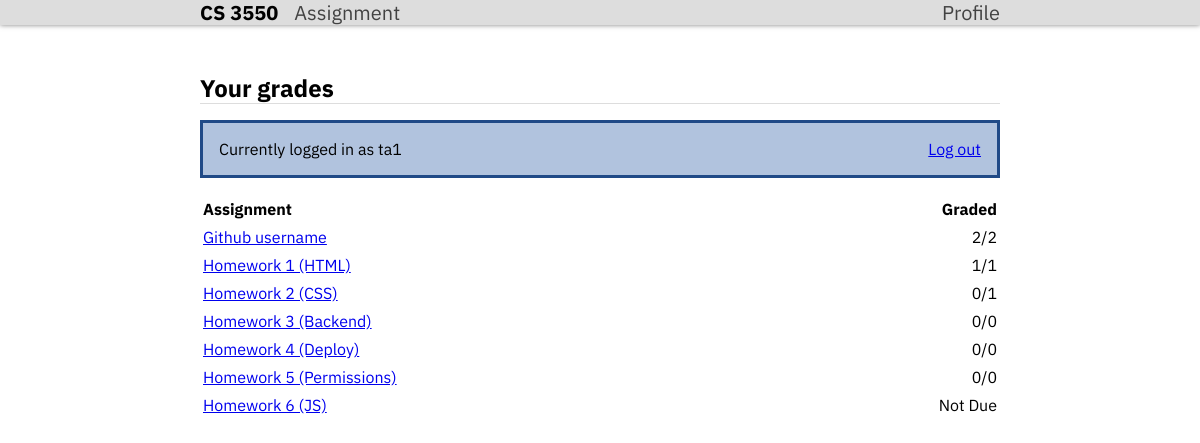
Screenshot of /profile/ (signed in) with the database file from the repository.
### grades/models.py (models this page shows, shortened)
class Assignment(models.Model):
    title = models.CharField(max_length=200)
    description = models.TextField()
    deadline = models.DateTimeField()
    weight = models.IntegerField(validators=[MinValueValidator(0)])
    points = models.IntegerField(validators=[MinValueValidator(0)])

### grades/views.py (the view, shortened to what this page needs)
# urls.py: path("profile/", views.profile),
@login_required
def profile(request):
    assignments = models.Assignment.objects.order_by("deadline")
    assignment_data = []
    total_grade = ""
    now = timezone.now()
    user = request.user
    username = user.username if user.is_authenticated else ""
    is_student_view = False
    if user.is_authenticated and is_ta(user):
        for assignment in assignments:
            if assignment.deadline > now:
                assignment_status = "Not Due"
            else:
                graded_submissions = assignment.submissions.filter(
                    score__isnull=False, grader__username= username).count()
                ta_submissions = assignment.submissions.filter(
                    grader__username= username).count()
                assignment_status = f"{graded_submissions}/{ta_submissions}"
            assignment_data.append({
                "id": assignment.id,
                "title": assignment.title,
                "assignment": assignment,
                "status": assignment_status
            })
    context = {
        "assignments": assignment_data,
        "username": username,
        "title": "Profile",
        "is_student": is_student_view,
        "total_grade": "{:.2f}%".format(total_grade) if user.is_authenticated and is_student(user) else None
    }
    return render(request, "profile.html", context)

### grades/views.py (called while the page is built)
def is_student(user):
    return user.groups.filter(name="Students").exists()

def is_ta(user):
    return user.groups.filter(name="Teaching Assistants").exists()

### grades/templates/profile.html (shortened to what this page needs)
    {% include 'header.html' with title=title %}
    <main>
        <section>
            <h2 class="title">Your grades</h2>
            <div class="action-card space-between">
                <p>Currently logged in as {{ username }} </p>
                <p><a href="/profile/logout/" title="Log out">Log out</a></p>
            </div>
        </section>
        <section>
            <table class="main-content">
                <thead>
                    <tr>
                        <th>Assignment</th>
                        <th class=" sortable text-right-align">Graded</th>
                    </tr>
                </thead>
                <tbody>
                    {% for assignment in assignments %}
                    <tr data-index="{{ forloop.counter }}">
                        <td data-weight="{{ assignment.weight }}"><a href="/{{ assignment.id }}/">{{ assignment.title }}</a></td>
                        <td class="text-right-align grade-cell">{{ assignment.status }} </td>
                    </tr>
                    {% endfor %}
                </tbody>
            </table>
        </section>
    </main>

### static/main.css (style rules this page uses)
html, body { margin: 0rem; padding: 0rem; }
body { font-family: 'IBM Plex Sans', sans-serif; line-height: 1.25; }
table tr { line-height: 1.5; }
.title { font-size: 150%; margin: 0; padding: 0; border-bottom: 1px solid #ddd; }
.action-card { background-color: #b1c3de; border: 3px solid #204a87; margin: 1rem 0rem; padding: 0 1rem; }
.space-between { display: flex; justify-content: space-between; }
.description, p, ul { margin: 1rem 0rem; }
table { text-align: left; margin: 1rem 0rem; }
.text-right-align { text-align: right; }
.main-content { width: 100%; margin: 1rem 0rem; }
main { max-width: 50rem; margin: 0 auto; padding-left: 1rem; padding-right: 1rem; }
th.sortable { cursor: pointer; }

### rows the page displays
Assignment: title "Github username", status "2/2"
Assignment: title "Homework 1 (HTML)", status "1/1"
Assignment: title "Homework 2 (CSS)", status "0/1"
Assignment: title "Homework 3 (Backend)", status "0/0"
Assignment: title "Homework 4 (Deploy)", status "0/0"
Assignment: title "Homework 5 (Permissions)", status "0/0"
Assignment: title "Homework 6 (JS)", status "Not Due"

### other values shown
{{ username }} "ta1"
